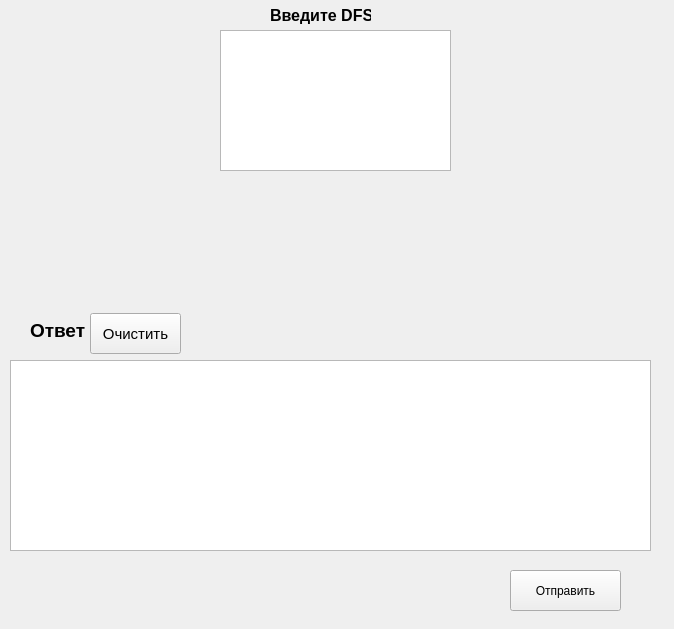
<?xml version="1.0" encoding="UTF-8"?>
<ui version="4.0">
 <class>Second_task</class>
 <widget class="QWidget" name="Second_task">
  <property name="geometry">
   <rect>
    <x>0</x>
    <y>0</y>
    <width>674</width>
    <height>629</height>
   </rect>
  </property>
  <property name="windowTitle">
   <string>Form</string>
  </property>
  <widget class="QTextEdit" name="textEdit">
   <property name="geometry">
    <rect>
     <x>10</x>
     <y>360</y>
     <width>641</width>
     <height>191</height>
    </rect>
   </property>
  </widget>
  <widget class="QPlainTextEdit" name="plainTextEdit">
   <property name="geometry">
    <rect>
     <x>220</x>
     <y>30</y>
     <width>231</width>
     <height>141</height>
    </rect>
   </property>
  </widget>
  <widget class="QLabel" name="label">
   <property name="geometry">
    <rect>
     <x>270</x>
     <y>0</y>
     <width>101</width>
     <height>31</height>
    </rect>
   </property>
   <property name="font">
    <font>
     <pointsize>12</pointsize>
     <bold>true</bold>
    </font>
   </property>
   <property name="text">
    <string>Введите DFS</string>
   </property>
  </widget>
  <widget class="QLabel" name="label_2">
   <property name="geometry">
    <rect>
     <x>30</x>
     <y>310</y>
     <width>301</width>
     <height>41</height>
    </rect>
   </property>
   <property name="font">
    <font>
     <pointsize>14</pointsize>
     <bold>true</bold>
    </font>
   </property>
   <property name="text">
    <string>Ответ</string>
   </property>
  </widget>
  <widget class="QPushButton" name="send_matrix">
   <property name="geometry">
    <rect>
     <x>510</x>
     <y>570</y>
     <width>111</width>
     <height>41</height>
    </rect>
   </property>
   <property name="text">
    <string>Отправить</string>
   </property>
  </widget>
  <widget class="QPushButton" name="clear_button">
   <property name="geometry">
    <rect>
     <x>90</x>
     <y>313</y>
     <width>91</width>
     <height>41</height>
    </rect>
   </property>
   <property name="font">
    <font>
     <pointsize>11</pointsize>
    </font>
   </property>
   <property name="text">
    <string>Очистить</string>
   </property>
  </widget>
 </widget>
 <resources/>
 <connections/>
</ui>
